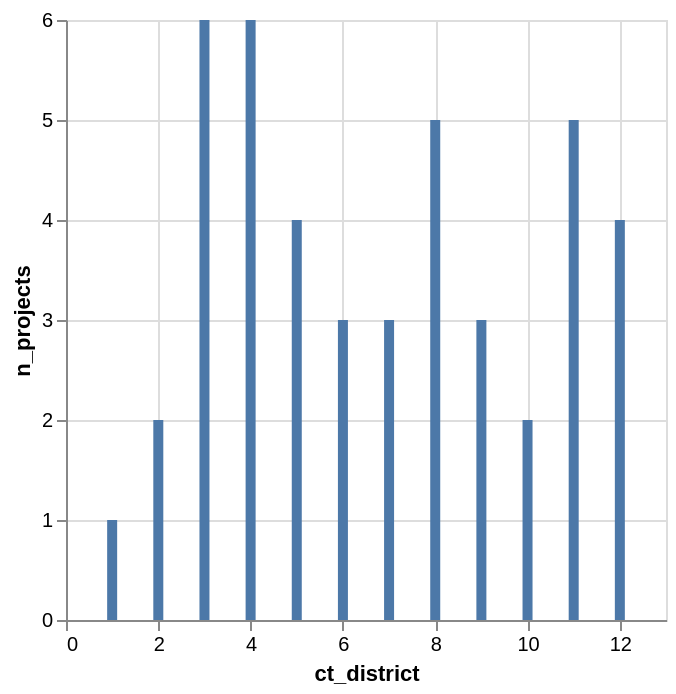

Notebook cell for this chart:
### Markdown cell above
### Altair
* While a table is great, sometimes a chart is a better way to display an insight.
* Our preferred visualization library is `Altair`.
    * Docs page is [here](https://altair-viz.github.io/).
* The code to create a simple bar chart goes something like this. 
    * `alt.Chart(source).mark_bar().encode(x='a',y='b')`
    * `source` is the dataframe you want to use for your chart.
    * `x` denotes the column you are plotting on the X-axis. Make sure your column name has quotation marks around it. 
    * `y` denotes the column you are plotting on the Y-axis. 
* <b>Make your first chart below.</b>

### Code cell
district_summary_to_plot = district_summary.reset_index(names="ct_district")
alt.Chart(district_summary_to_plot).mark_bar().encode(
    x="ct_district", y="n_projects"
)

### Figure 1 — Vega-Lite specification as saved in the notebook (floating-point values rounded to 4 significant figures)
{"config": {"view": {"continuousWidth": 300, "continuousHeight": 300}}, "data": {"name": "data-fe61ab74781d740c8dcafb218051dfa5"}, "mark": {"type": "bar"}, "encoding": {"x": {"field": "ct_district", "type": "quantitative"}, "y": {"field": "n_projects", "type": "quantitative"}}, "$schema": "https://vega.github.io/schema/vega-lite/v5.20.1.json", "datasets": {"data-fe61ab74781d740c8dcafb218051dfa5": [{"ct_district": 1, "n_projects": 1, "max_overall_score": 72, "min_overall_score": 72, "mean_overall_score": 72.0, "median_overall_score": 72.0}, {"ct_district": 2, "n_projects": 2, "max_overall_score": 63, "min_overall_score": 60, "mean_overall_score": 61.5, "median_overall_score": 61.5}, {"ct_district": 3, "n_projects": 6, "max_overall_score": 97, "min_overall_score": 54, "mean_overall_score": 77.67, "median_overall_score": 80.5}, {"ct_district": 4, "n_projects": 6, "max_overall_score": 97, "min_overall_score": 60, "mean_overall_score": 73.17, "median_overall_score": 70.5}, {"ct_district": 5, "n_projects": 4, "max_overall_score": 98, "min_overall_score": 58, "mean_overall_score": 77.5, "median_overall_score": 77.0}, {"ct_district": 6, "n_projects": 3, "max_overall_score": 77, "min_overall_score": 63, "mean_overall_score": 70.67, "median_overall_score": 72.0}, {"ct_district": 7, "n_projects": 3, "max_overall_score": 94, "min_overall_score": 79, "mean_overall_score": 85.0, "median_overall_score": 82.0}, {"ct_district": 8, "n_projects": 5, "max_overall_score": 85, "min_overall_score": 66, "mean_overall_score": 75.2, "median_overall_score": 73.0}, {"ct_district": 9, "n_projects": 3, "max_overall_score": 87, "min_overall_score": 67, "mean_overall_score": 76.33, "median_overall_score": 75.0}, {"ct_district": 10, "n_projects": 2, "max_overall_score": 86, "min_overall_score": 59, "mean_overall_score": 72.5, "median_overall_score": 72.5}, {"ct_district": 11, "n_projects": 5, "max_overall_score": 89, "min_overall_score": 55, "mean_overall_score": 74.6, "median_overall_score": 75.0}, {"ct_district": 12, "n_projects": 4, "max_overall_score": 97, "min_overall_score": 60, "mean_overall_score": 75.5, "median_overall_score": 72.5}]}}
